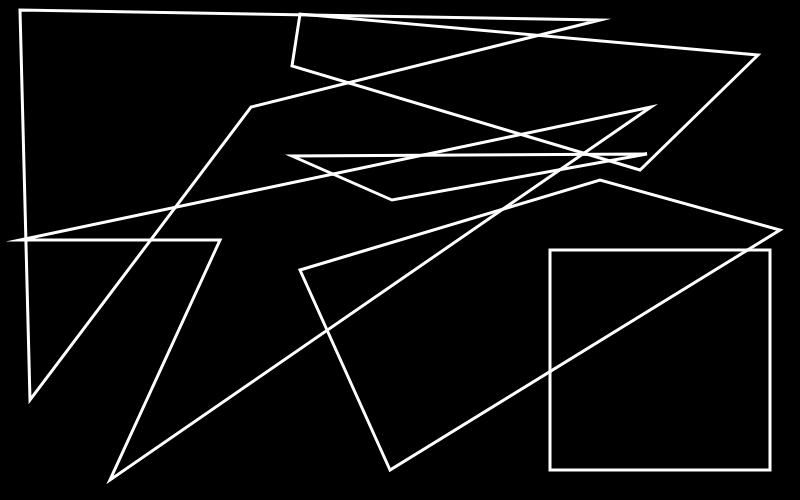
Frame 1 (no input)
Frame 60 (no input): identical to frame 1, image omitted
Frame 120 (the mouse pressed at the canvas centre since frame 60): identical to frame 1, image omitted

The p5.js sketch that drew this single still picture (run headless with seeded random() and noise() and a simulated clock; from frame 60 on, the mouse is pressed at the canvas centre):

// p5.js sketch
// ── sketch.js
// Wall Drawing #295 (1976)
// Six white geometric figures (outlines) superimposed on a black wall.
function setup() {
  createCanvas(800,500);
}

function draw() {
  background("#000");
  stroke("#fff");
  noFill();
  strokeWeight(3);
  quad(758, 55, 300, 14, 292, 66, 640, 170);
  triangle(647, 154, 392, 200, 292, 156);
  quad(20,240,220,240, 110, 480, 651, 107);
  rect(550,250,220,220);
  quad(600, 20, 20, 10, 30, 400, 251, 107);
  quad(390, 470, 300, 270, 600, 180, 780, 230);
}
